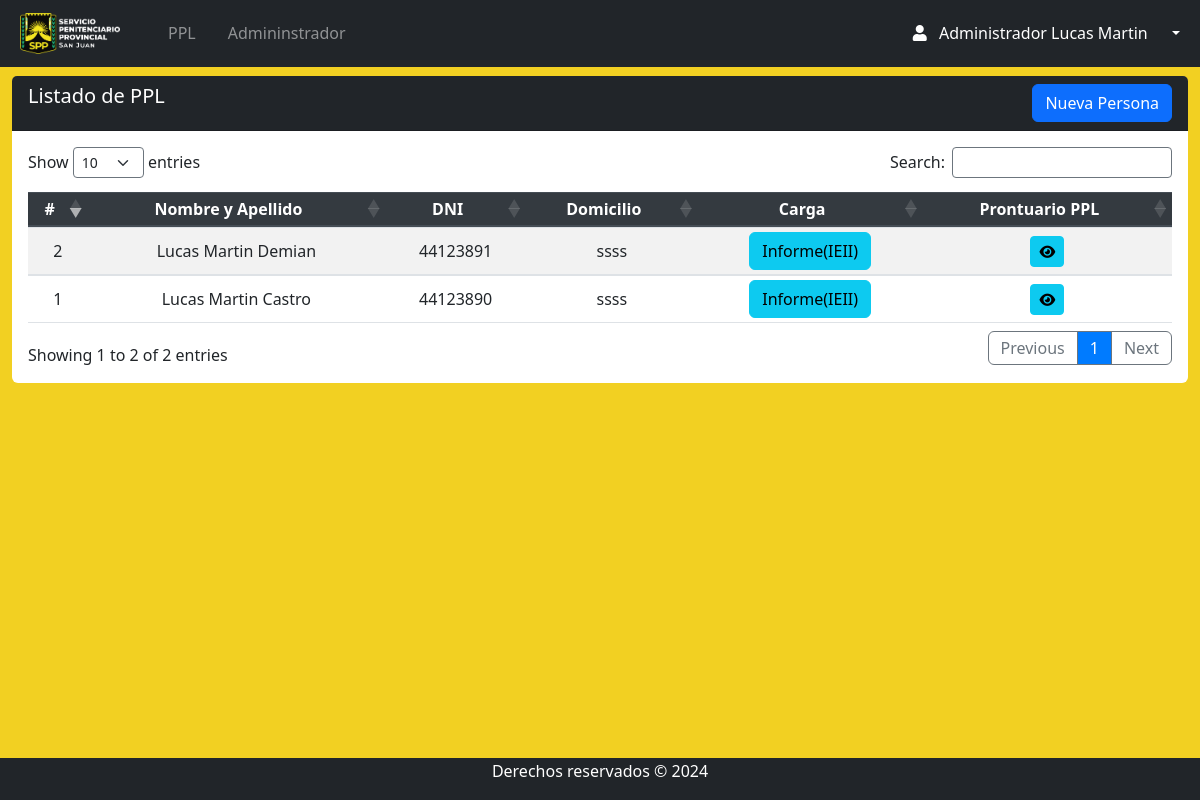
Before: /Views/admin/ppl_index.php (signed in) with the older database file.
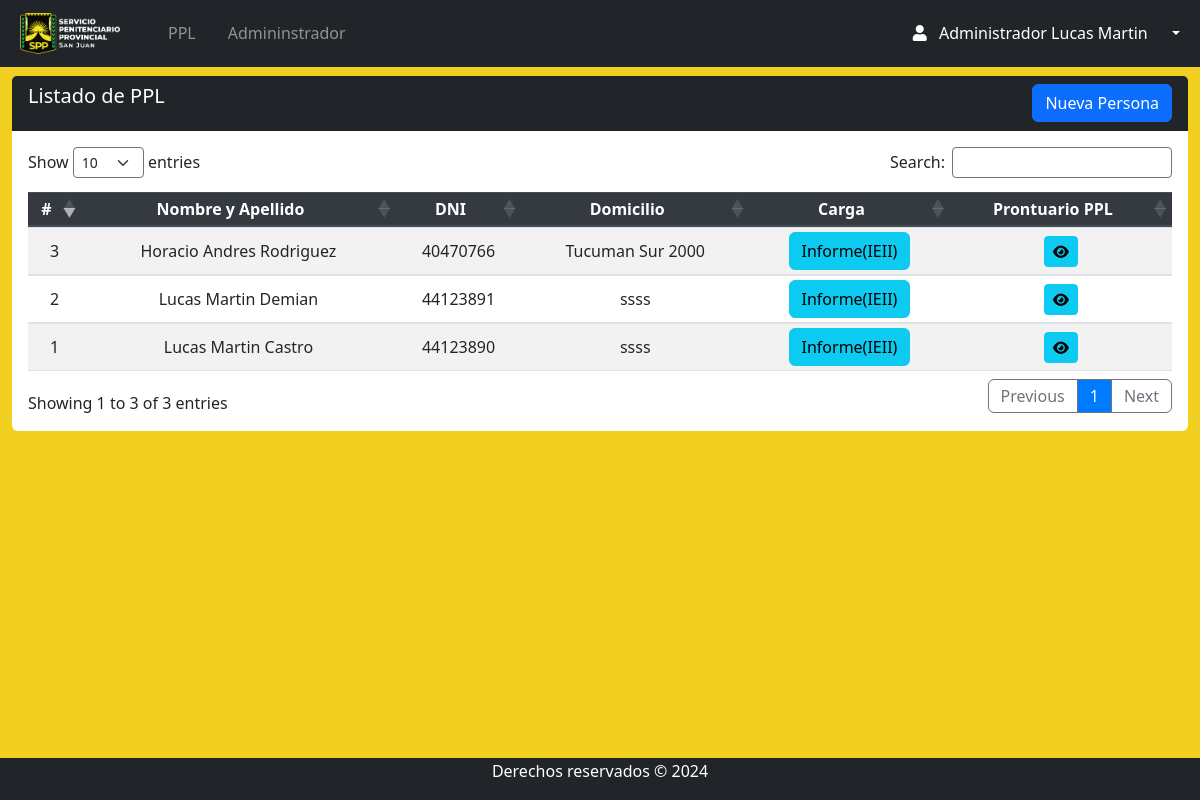
After: the same page with the newer database file.
### tables this page shows
CREATE TABLE `rol` (
  `id_rol` int(11) NOT NULL,
  `nombre_rol` varchar(50) NOT NULL
);

CREATE TABLE `persona` (
  `id` int(11) NOT NULL,
  `dni` varchar(9) DEFAULT NULL,
  `apellidos` varchar(50) NOT NULL,
  `nombres` varchar(50) NOT NULL,
  `fechanac` date NOT NULL,
  `edad` int(3) NOT NULL,
  `direccion` varchar(50) NOT NULL,
  `genero` varchar(50) NOT NULL,
  `estadocivil` varchar(50) NOT NULL,
  `educacion` int(11) DEFAULT NULL
);

### Views/admin/ppl_index.php (the view, shortened to what this page needs)
<?php require 'navbar.php';
?>
<section class="content mt-3">
    <div class="row m-auto">
        <div class="col-sm">
            <div class="card rounded-2 border-0">
                <div class="card-header bg-dark text-white pb-0">
                    <h5 class="d-inline-block">Listado de PPL</h5>
                    <a class="btn btn-primary float-right mb-2" href="persona_crea.php">Nueva Persona</a>
                </div>
                <div class="card-body table-responsive">
                    <table id="example" class="table table-striped table-sm" style="width:100%">
                        <thead class="thead-dark">
                            <tr>
                                <th>#</th>
                                <th>Nombre y Apellido</th>
                                <th>DNI</th>
                                <th>Domicilio</th>
                                <th>Carga</th>
                                <th>Prontuario PPL</th>
                            </tr>
                        </thead>
                        <tbody>
                            <?php
                            try {
                                $query = "SELECT * FROM persona ";
                                $stmt = $db->prepare($query);
                                $stmt->execute();
                                $pples = $stmt->fetchAll(PDO::FETCH_ASSOC);
                                foreach ($pples as $ppl) {
                            ?>
                            <tr>
                                <td><?php echo htmlspecialchars($ppl['id'], ENT_QUOTES, 'UTF-8'); ?></td>
                                <td><?php echo htmlspecialchars($ppl['nombres'] . ' ' . $ppl['apellidos'], ENT_QUOTES, 'UTF-8'); ?></td>
                                <td><?php echo htmlspecialchars($ppl['dni'], ENT_QUOTES, 'UTF-8'); ?></td>
                                <td><?php echo htmlspecialchars($ppl['direccion'], ENT_QUOTES, 'UTF-8'); ?></td>
                                <td><a class="btn btn-info " href="ppl_informe.php">Informe(IEII)</a></td>
                                <td>
                                    <a href="prontuario_index.php?id=<?php echo $ppl['id']; ?>" data-toggle="modal" data-backdrop="false" class="btn btn-info btn-sm" type="button" title="ver">
                                        <i class="fa-solid fa-eye" style="color: #000000;"></i>
                                    </a>
                                </td>
                            </tr>
                <?php
                    }
                } catch (PDOException $e) {
                    error_log("Error al obtener los pples: " . $e->getMessage());
                }
                ?>
                        </tbody>
                    </table>
                </div>
            </div>
        </div>
    </div>
</section>
<?php require 'footer.php'; ?>

### Views/admin/navbar.php (shortened to what this page needs)
<?php
require '../../conn/connection.php';
$id_rol = $_SESSION['id_rol'];
$query = "SELECT nombre_rol FROM rol WHERE id_rol = ?";
$stmt = $conexion->prepare($query);
$stmt->bind_param("i", $id_rol);
$stmt->execute();
$result = $stmt->get_result();
if ($result && $result->num_rows > 0) {
  $rol = $result->fetch_assoc();
  $nombre_rol = $rol['nombre_rol'];
} else {
  $nombre_rol = "Usuario Desconocido";
}
?>
<!DOCTYPE html>
<html lang="es">
<head>
  <link rel="stylesheet" href="https://use.fontawesome.com/releases/v5.8.2/css/all.css">
  <link rel="stylesheet" href="../../css/style.css">
  <link href="https://cdn.jsdelivr.net/npm/bootstrap@5.3.2/dist/css/bootstrap.min.css" rel="stylesheet">
  <link rel="stylesheet" href="https://maxcdn.bootstrapcdn.com/bootstrap/4.5.2/css/bootstrap.min.css">
  <link rel="stylesheet" href="https://cdnjs.cloudflare.com/ajax/libs/twitter-bootstrap/5.3.0/css/bootstrap.min.css">
  <link rel="stylesheet" href="https://cdn.datatables.net/1.13.7/css/dataTables.bootstrap5.min.css">
  <link rel="stylesheet" type="text/css" href="https://cdn.datatables.net/1.13.1/css/dataTables.bootstrap5.min.css" />
  <link rel="stylesheet" type="text/css" href="https://cdn.datatables.net/buttons/2.3.3/css/buttons.bootstrap5.min.css" />
  <link rel="stylesheet" href="https://cdn.jsdelivr.net/npm/bootstrap@5.3.0-alpha1/dist/css/bootstrap.min.css" />
  <link rel="stylesheet" href="https://cdnjs.cloudflare.com/ajax/libs/font-awesome/6.2.1/css/all.min.css" />
  <link rel="stylesheet" href="https://cdnjs.cloudflare.com/ajax/libs/font-awesome/5.15.4/css/all.min.css">
</head>
<body>
  <div style="height:60px">
    <nav class="navbar navbar-expand-lg fixed-top navbar-dark bg-dark  ">
      <div class="container-fluid ml-2 ">
        <a href="index.php" class="navbar-brand mb-0 pr-4 ">
          <img class="d-line-block align-top " src="../../img/LOGO3.ico" width="100px" style="margin-right:0px">
        </a>
        <div class="collapse navbar-collapse " id="navbarNav">
          <ul class="navbar-nav mr-auto ">
            <li class="nav-item  pr-3">
              <a class="nav-link " href="ppl_index.php">PPL</a>
            </li>
            <?php
              if ($_SESSION['id_rol'] === 1) {
                ?>
                <li class="nav-item  pr-3">
              <a class="nav-link " href="admin_index.php">Admininstrador</a>
            </li>
            <?php
              }
            ?>
          </ul>
          <form class="form-inline d-flex justify-content-end">
            <div class="collapse navbar-collapse" id="navbarNav">
              <ul class="navbar-nav">
                <li class="nav-item dropdown">
                  <a class="nav-link dropdown-toggle active" href="#" role="button" data-bs-toggle="dropdown" aria-expanded="false">
                    <i class="fas fa-user pr-2"></i>
                    <span class="mr-3">
                      <?php if (isset($nombre_rol)) : ?>
                        <?php echo $nombre_rol; ?>
                      <?php else : ?>
                        "Usuario Desconocido"
                      <?php endif; ?>
                      <span>
                      <?php if (isset($_SESSION['nombres'])) : ?>
                        <?php echo $_SESSION['nombres']; ?>
                      <?php endif; ?>
                    </span>
                    </span>
                  </a>
                </li>
            </div>
          </form>
        </div>
      </div>
    </nav>
  </div>

### Views/admin/footer.php (shortened to what this page needs)
        <br/><br/>
        <footer class="text-white bg-dark">
                <p>Derechos reservados &copy; 2024</p>
        </footer>
    </body>
</html>

### css/style.css (style rules this page uses)
body { position: relative; padding-bottom: 10px; min-height: 100vh; }
th, td { text-align: center !important; vertical-align: middle !important; }

### Views/admin/navbar.php (style rules this page uses)
body { background: linear-gradient(135deg, #f2d022, #f2d022); }

### Views/admin/footer.php (style rules this page uses)
footer { background: #1b1e21; width: 100%; padding: 1px; position: absolute; bottom:0; }
footer p { text-align: center; }

Changed rows visible on the page:
added persona: id "3", nombres+apellidos "Horacio Andres Rodriguez", dni "40470766", direccion "Tucuman Sur 2000"
Other visible differences:
text written by a page script: "Show entries Search: Showing 1 to 2 of 2 entries Previous 1 Next" → "Show entries Search: Showing 1 to 3 of 3 entries Previous 1 Next"
